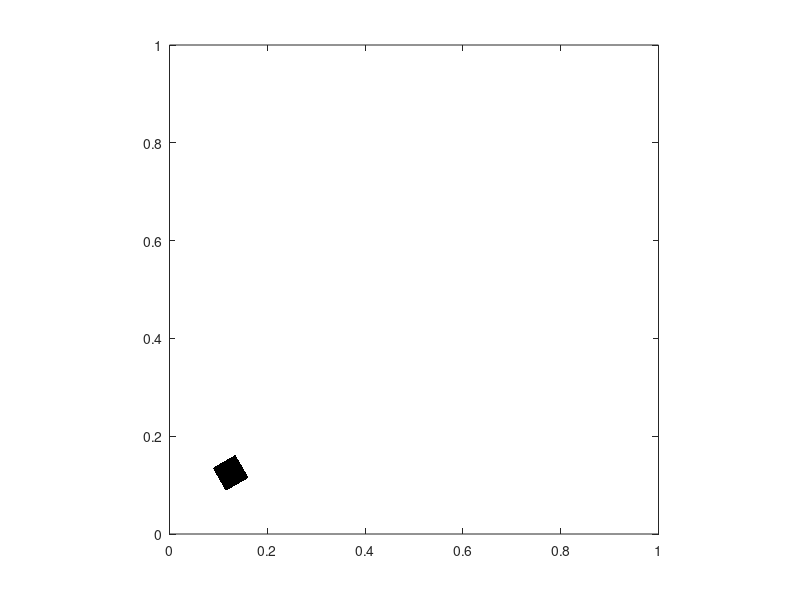

The MATLAB script that drew this image:
#!/usr/bin/env octave

p.rho = 1200;
p.E = 1e6;
p.nu = 0.3;
p.g = -0.8;
p.Np = 40;
p.N = 41;
p.rhop = 3;
p.tol = 1e-12;
p.T = 2;

% shot angle
angle = 30 * pi / 180.0;
mag = 10.0;

% make an NxN computational grid
N = p.N;
Np = p.Np;
x = linspace(0,1,N);
y = linspace(0,1,N);
h = x(2)-x(1);
dt = 0.4*h*sqrt(p.rho/p.E);
T = p.T;
E = p.E;
nu = p.nu;
tol = p.tol;

Nn = N*N;

% set up material points
%bar_w = 1.0; Nbx = Np; %
bar_w = 0.05; Nbx = Np; %
% Nbx = ceil(p.rhop*bar_w/h);
bar_h = 1.0; Nby = (bar_h/bar_w)*Nbx;
bar_h = 0.05; Nby = (bar_h/bar_w)*Nbx;

bxtmp = linspace(0, bar_w, Nbx+1);
% bar_x = (0.5 - bar_w/2) + bxtmp(1:end-1) + bxtmp(2)/2;
bar_x = 0.1 + bxtmp(1:end-1) + bxtmp(2)/2;
bytmp = linspace(0, bar_h, Nby+1);
bar_y = 0.1 + bytmp(1:end-1) + bytmp(2)/2;

% initialize position
Np = Nbx*Nby;
[xp, yp] = meshgrid(bar_x, bar_y);

cmx = mean(xp(:));
cmy = mean(yp(:));

th = atan2(yp(:) - cmy, xp(:) - cmx);
mm = hypot(yp(:) - cmy, xp(:) - cmx);

xp(:) = mm .* cos(th(:) + angle) + cmx;
yp(:) = mm .* sin(th(:) + angle) + cmy;

% initialize volume
vp = (bar_w/Nbx)*(bar_h/Nby)*ones(size(xp));
% vp = (pi*r^2/Np)*ones(size(xp));

% initialize mass
mp = p.rho*vp;

% initialize velocity
xp_t = mag*cos(angle)*ones(size(xp));
yp_t = mag*sin(angle)*ones(size(yp));

% initialize stress
sxxp = 0*ones(size(xp));
syyp = 0*ones(size(yp));
sxyp = 0*ones(size(yp));

% initialize strain
exxp = zeros(size(xp));
exyp = zeros(size(yp));
eyyp = zeros(size(yp));

% initialize body forces
bxp = zeros(size(xp));
byp = p.g*ones(size(yp));

% plot material points
plot(xp, yp, '.k'); axis equal;
xlim([min(x), max(x)]);
ylim([min(y), max(y)]);

% dump starting config to text file
fp = fopen('generated_particles.txt', 'w');
fprintf(fp, '%d\n', numel(mp));
for i=1:numel(mp)
    fprintf(fp, '%g %g %g %g %g %g %g %g %g\n', mp(i), vp(i), ...
        xp(i), yp(i), xp_t(i), yp_t(i), ...
        sxxp(i), sxyp(i), syyp(i));
end
fclose(fp);

% grid file
fp = fopen('generated_grid.txt', 'w');
fprintf(fp, '%d\n', N);
fprintf(fp, '1\n');
fclose(fp);

% bc file
fp = fopen('bc.cfg', 'w');
fprintf(fp, 'dirichlet-bcs = {\n');
fprintf(fp, '};\n');
fprintf(fp, 'periodic-bcs = {\n');
fprintf(fp, '};\n');
